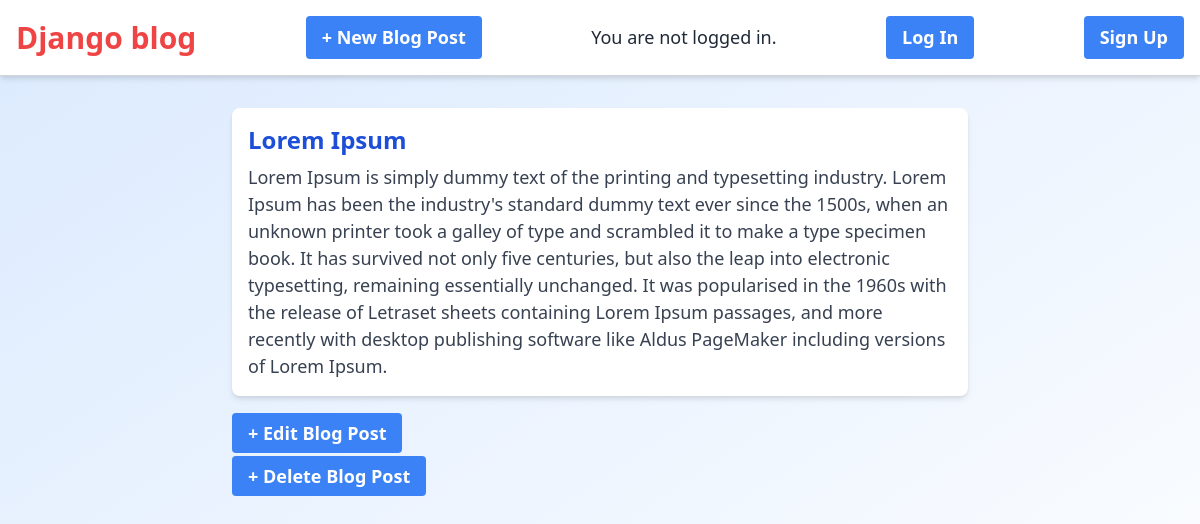
The app's page /post/1/ with its own data.
### blog/models.py (models this page shows, shortened)
class Post(models.Model):
    title = models.CharField(max_length=200)
    author = models.ForeignKey(
        "auth.User",
    on_delete=models.CASCADE,
    )
    body = models.TextField()

### blog/views.py (the view)
# urls.py: path("post/<int:pk>/", BlogDetailView.as_view(), name="post_detail"),
class BlogDetailView(DetailView):
    model = Post
    template_name = "post_detail.html"

### templates/post_detail.html
{% extends "base.html" %}
{% block content %}
<div class="mb-6 p-4 rounded-lg shadow-md bg-white">
    <h2 class="text-2xl font-semibold text-blue-700 hover:text-red-500 mb-2">{{ post.title }}</h2>
    <p class="text-gray-700">{{ post.body }}</p>
</div>
<div class="flex flex-col space-y-4">
    <p><a href="{% url 'post_edit' post.pk %}"  class="bg-blue-500 hover:bg-blue-600 text-white font-bold py-2 px-4 rounded cursor-pointer">+ Edit Blog Post</a></p>
    <p><a href="{% url 'post_delete' post.pk %}" class="bg-blue-500 hover:bg-blue-600 text-white font-bold py-2 px-4 rounded cursor-pointer">+ Delete Blog Post</a></p>
</div>
{% endblock content %}

### static/css/base.css (style rules this page uses)
body { font-family: 'Source Sans Pro', sans-serif; font-size: 18px; }

### records on screen
Post: title "Lorem Ipsum", body "Lorem Ipsum is simply dummy text of the printing and typesetting industry. Lorem Ipsum has been the industry's standard dummy text ever since the 1500s, when an unknown printer took a galley of type and scrambled it to make a type specimen book. It has survived not only five centuries, but also the leap into electronic typesetting, remaining essentially unchanged. It was popularised in the 1960s with the release of Letraset sheets containing Lorem Ipsum passages, and more recently with desktop publishing software like Aldus PageMaker including versions of Lorem Ipsum."
